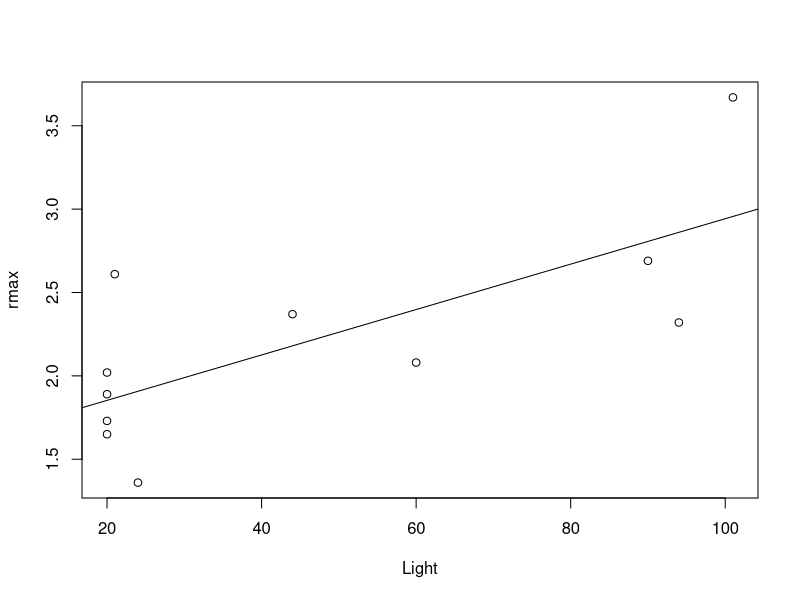

Here is the R script that generated this plot:
Light=c(20,20,20,20,21,24,44,60,90,94,101)
rmax=c(1.73,1.65,2.02,1.89,2.61,1.36,2.37,2.08,2.69,2.32,3.67)

plot(Light, rmax); 
fit=lm(rmax~Light);
summary(fit);
abline(fit); 



